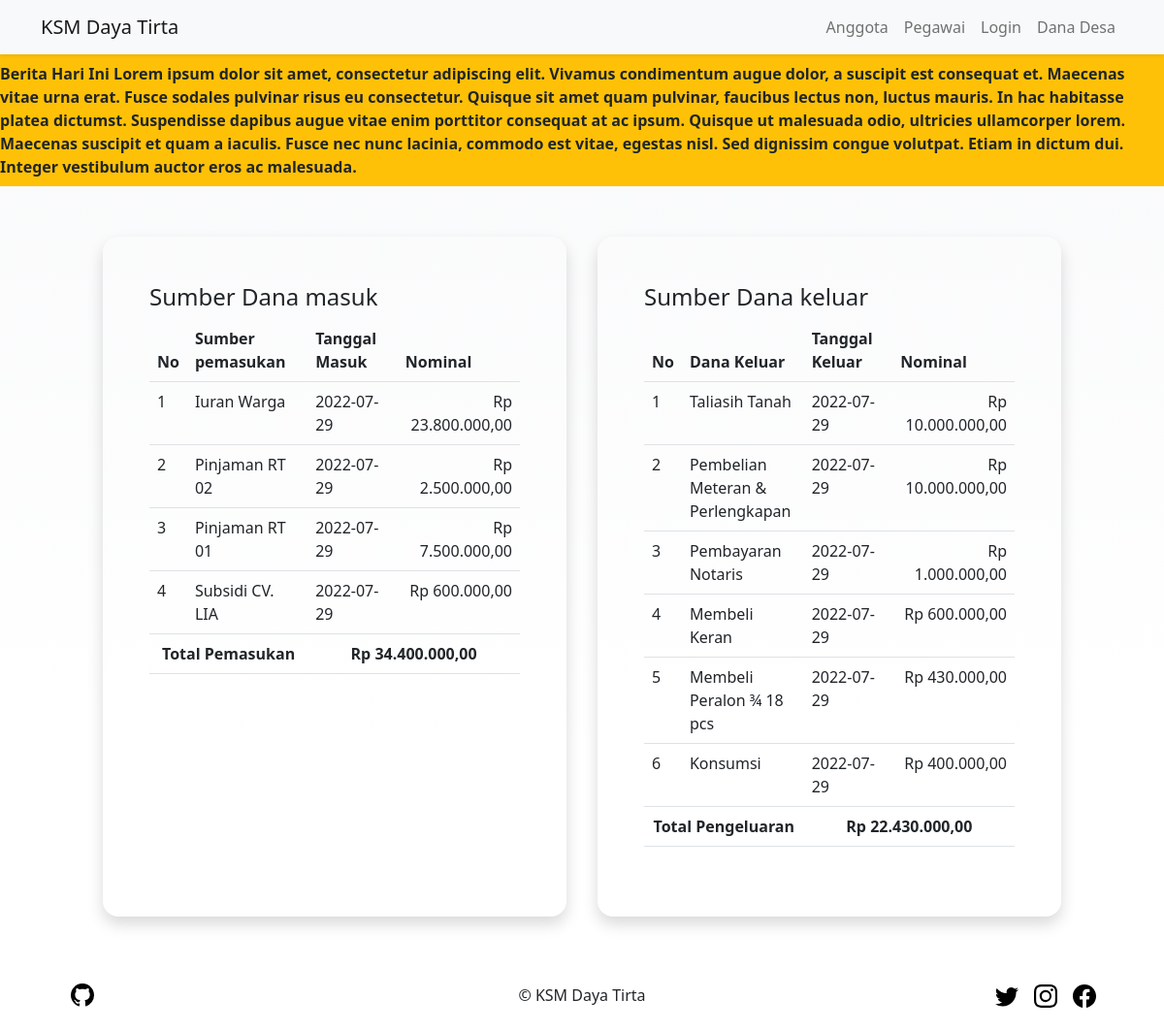
The page /pegawai/danadesa.php on the database its author committed.
### tables this page shows
CREATE TABLE `informasi` (
  `id_informasi` int(11) NOT NULL,
  `isi_informasi` text NOT NULL,
  `status` tinyint(1) NOT NULL
);

CREATE TABLE `danamasuk` (
  `id_masuk` int(11) NOT NULL,
  `pemasukan` varchar(100) NOT NULL,
  `nominal` int(20) NOT NULL,
  `tanggal` date NOT NULL DEFAULT current_timestamp()
);

CREATE TABLE `danakeluar` (
  `id_keluar` int(11) NOT NULL,
  `pengeluaran` varchar(50) NOT NULL,
  `nominal` int(20) NOT NULL,
  `tanggal` date NOT NULL DEFAULT current_timestamp()
);

### pegawai/danadesa.php (the view, shortened to what this page needs)
<?php
include '../koneksi.php';
$querydanamasuk = "SELECT * FROM danamasuk";
$querydanakeluar = "SELECT * FROM danakeluar";
$querytotaldanamasuk = "SELECT SUM(nominal) as total FROM danamasuk";
$querytotaldanakeluar = "SELECT SUM(nominal) as total FROM danakeluar";
$queryselectinformasi = "SELECT * FROM informasi WHERE status = 1";
$execinformasi = mysqli_query($conn, $queryselectinformasi);
$datainformasi = mysqli_fetch_all($execinformasi, MYSQLI_ASSOC);
$execdanamasuk = mysqli_query($conn, $querydanamasuk);
$execdanakeluar = mysqli_query($conn, $querydanakeluar);
$exectotaldanamasuk = mysqli_query($conn, $querytotaldanamasuk);
$exectotaldanakeluar = mysqli_query($conn, $querytotaldanakeluar);
if ($execdanamasuk && $execdanakeluar) {
  $datadanamasuk = mysqli_fetch_all($execdanamasuk, MYSQLI_ASSOC);
  $datadanakeluar = mysqli_fetch_all($execdanakeluar, MYSQLI_ASSOC);
  $totaldanamasuk = mysqli_fetch_all($exectotaldanamasuk);
  $totaldanakeluar = mysqli_fetch_all($exectotaldanakeluar);
}
?>
<!doctype html>
<html lang="en">
<head>
  <link href="https://cdn.jsdelivr.net/npm/bootstrap@5.2.0-beta1/dist/css/bootstrap.min.css" rel="stylesheet">
</head>
<body>
  <nav id="navbar" class="navbar sticky-top navbar-expand-sm bg-light shadow-sm">
    <div class="container">
      <a class="navbar-brand" href="../">KSM Daya Tirta</a>
      <div class="collapse navbar-collapse justify-content-end" id="navbarNav">
        <ul class="navbar-nav">
          <li class="nav-item">
            <a class="nav-link" href="../anggota">Anggota</a>
          </li>
          <li class="nav-item">
            <a class="nav-link" href="../pegawai">Pegawai</a>
          </li>
          <?php if (isset($_SESSION['login'])) : ?>
            <li class="nav-item dropdown">
              <a class="nav-link dropdown-toggle" href="#" role="button" data-bs-toggle="dropdown" aria-expanded="false">
                <?= (isset($_SESSION['nama'])) ? $_SESSION['nama'] : 'Fitur Pegawai' ?>
              </a>
              <ul class="dropdown-menu dropdown-menu-dark">
                <li><a class="dropdown-item" href="../pegawai?logout">Logout</a></li>
                <li><a class="dropdown-item" href="pembayaran.php">Pembayaran PDAM</a></li>
                <li><a class="dropdown-item" href="../pegawai/dataanggota.php">Data Anggota</a></li>
                <li><a class="dropdown-item" href="../pegawai/pembayaran.php?laporan">Laporan Pembayaran</a></li>
              </ul>
            </li>
          <?php else : ?>
            <li class="nav-item">
              <a class="nav-link" href="../pegawai?login=show">Login</a>
            </li>
          <?php endif ?>
          <li class="nav-item">
            <a class="nav-link" href="danadesa.php">Dana Desa</a>
          </li>
        </ul>
      </div>
    </div>
  </nav>
  <div class="col-12 bg-warning fw-bold py-2">
    <marquee>Berita Hari Ini <?= $datainformasi[0]['isi_informasi'] ?></marquee>
  </div>
  <?php if (!isset($_GET['danamasuk']) && !isset($_GET['danakeluar']) && !isset($_GET['editmasuk']) && !isset($_GET['editkeluar'])) : ?>
    <div class="container mx-auto">
      <div class="row m-5">
        <div id="danamasuk" class="col-lg-6 col-sm-12">
          <div class="table-responsive mx-1 my-1 shadow rounded-4 p-5 overflow-y h-100">
            <table class="table">
              <div class="d-flex justify-content-between">
                <h4>Sumber Dana masuk</h4>
              </div>
              <thead>
                <tr>
                  <th class="col-1">No</th>
                  <th class="col-4">Sumber pemasukan</th>
                  <th class="col-3">Tanggal Masuk</th>
                  <th class="col-6">Nominal</th>
                </tr>
              </thead>
              <tbody>
                <?php $no = 0; ?>
                <?php foreach ($datadanamasuk as $m) { ?>
                  <?php $no++ ?>
                  <tr>
                    <td><?= $no ?></td>
                    <td><?= $m['pemasukan'] ?></td>
                    <td><?= $m['tanggal'] ?></td>
                    <td class="text-end">
                      <?php if (isset($_SESSION['login'])) : ?>
                        <a class="text-decoration-none" href="?editmasuk=<?= $m['id_masuk'] ?>">Rp <?= number_format($m['nominal'], 2, ',', '.')  ?></a>
                      <?php else : ?>
                        Rp <?= number_format($m['nominal'], 2, ',', '.')  ?>
                      <?php endif ?>
                    </td>
                  </tr>
                <?php } ?>
              </tbody>
              <tfoot>
                <tr class="fw-bold">
                  <td class="text-center" colspan="2">Total Pemasukan</td>
                  <td class="text-center" colspan="2">Rp <?= number_format($totaldanamasuk[0][0], 2, ',', '.') ?></td>
                </tr>
              </tfoot>
            </table>
          </div>
        </div>
        <div id="danakeluar" class="col-lg-6 col-sm-12">
          <div class="table-responsive mx-1 my-1 shadow rounded-4 p-5 overflow-y h-100">
            <table class="table">
              <div class="d-flex justify-content-between">
                <h4>Sumber Dana keluar</h4>
              </div>
              <thead>
                <tr>
                  <th class="col-1">No</th>
                  <th class="col-4">Dana Keluar</th>
                  <th class="col-3">Tanggal Keluar</th>
                  <th class="col-5">Nominal</th>
                </tr>
              </thead>
              <tbody>
                <?php $no = 0; ?>
                <?php foreach ($datadanakeluar as $k) { ?>
                  <?php $no++ ?>
                  <tr>
                    <td><?= $no ?></td>
                    <td><?= $k['pengeluaran'] ?></td>
                    <td><?= $k['tanggal'] ?></td>
                    <td class="text-end">
                      <?php if (isset($_SESSION['login'])) : ?>
                        <a class="text-decoration-none" href="?editkeluar=<?= $k['id_keluar'] ?>">Rp <?= number_format($k['nominal'], 2, ',', '.')  ?></a>
                      <?php else : ?>
                        Rp <?= number_format($k['nominal'], 2, ',', '.')  ?>
                      <?php endif ?>
                    </td>
                  </tr>
                <?php } ?>
              </tbody>
              <tfoot>
                <tr class="fw-bold">
                  <td class="text-center" colspan="2">Total Pengeluaran</td>
                  <td class="text-center" colspan="2">Rp <?= number_format($totaldanakeluar[0][0], 2, ',', '.') ?></td>
                </tr>
              </tfoot>
            </table>
          </div>
        </div>
      </div>
    </div>
  <?php endif ?>
  <div id="footer" class="container">
    <div class="sticky-bottom">
      <footer class="d-flex flex-wrap justify-content-between align-items-center p-4 m-1">
        <div class="col-md-4 d-flex align-items-center">
          <a href="https://github.com/ArRahmaan17/" class="mb-3 me-2 mb-md-0 text-muted text-decoration-none lh-1">
            <svg class="bi" width="30" height="24">
              <use xlink:href="#github" />
            </svg>
          </a>
        </div>
        <div class="text-center">
          &#169; KSM Daya Tirta
        </div>
        <ul class="nav col-md-4 justify-content-end list-unstyled d-flex">
          <li class="ms-3"><a class="text-muted" href="#"><svg class="bi" width="24" height="24">
                <use xlink:href="#twitter" />
              </svg></a></li>
          <li class="ms-3"><a class="text-muted" href="#"><svg class="bi" width="24" height="24">
                <use xlink:href="#instagram" />
              </svg></a></li>
          <li class="ms-3"><a class="text-muted" href="#"><svg class="bi" width="24" height="24">
                <use xlink:href="#facebook" />
              </svg></a></li>
        </ul>
      </footer>
    </div>
  </div>
</body>
</html>

### pegawai/danadesa.php (style rules this page uses)
body { height: 95vh; background-image: linear-gradient(#F8F9FA, #fff); background-size: auto; background-repeat: no-repeat; }

### rows shown on the page
informasi: isi_informasi "Lorem ipsum dolor sit amet, consectetur adipiscing elit. Vivamus condimentum augue dolor, a suscipit est consequat et. Maecenas vitae urna erat. Fusce sodales pulvinar risus eu consectetur. Quisque sit amet quam pulvinar, faucibus lectus non, luctus mauris. In hac habitasse platea dictumst. Suspendisse dapibus augue vitae enim porttitor consequat at ac ipsum. Quisque ut malesuada odio, ultricies ullamcorper lorem. Maecenas suscipit et quam a iaculis. Fusce nec nunc lacinia, commodo est vitae, egestas nisl. Sed dignissim congue volutpat. Etiam in dictum dui. Integer vestibulum auctor eros ac malesuada."
danamasuk: pemasukan "Iuran Warga", tanggal "2022-07-29", nominal "23.800.000,00"
danamasuk: pemasukan "Pinjaman RT 02", tanggal "2022-07-29", nominal "2.500.000,00"
danamasuk: pemasukan "Pinjaman RT 01", tanggal "2022-07-29", nominal "7.500.000,00"
danamasuk: pemasukan "Subsidi CV. LIA", tanggal "2022-07-29", nominal "600.000,00"
danakeluar: pengeluaran "Taliasih Tanah", tanggal "2022-07-29", nominal "10.000.000,00"
danakeluar: pengeluaran "Pembelian Meteran & Perlengkapan", tanggal "2022-07-29", nominal "10.000.000,00"
danakeluar: pengeluaran "Pembayaran Notaris", tanggal "2022-07-29", nominal "1.000.000,00"
danakeluar: pengeluaran "Membeli Keran", tanggal "2022-07-29", nominal "600.000,00"
danakeluar: pengeluaran "Membeli Peralon ¾ 18 pcs", tanggal "2022-07-29", nominal "430.000,00"
danakeluar: pengeluaran "Konsumsi", tanggal "2022-07-29", nominal "400.000,00"

### other values the page prints
$totaldanamasuk[0][0] "34.400.000,00"
$totaldanakeluar[0][0] "22.430.000,00"
